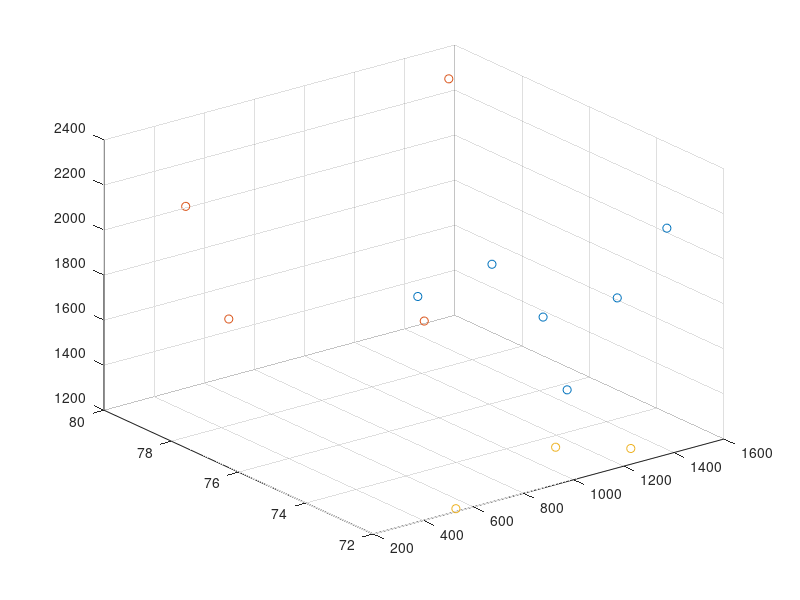
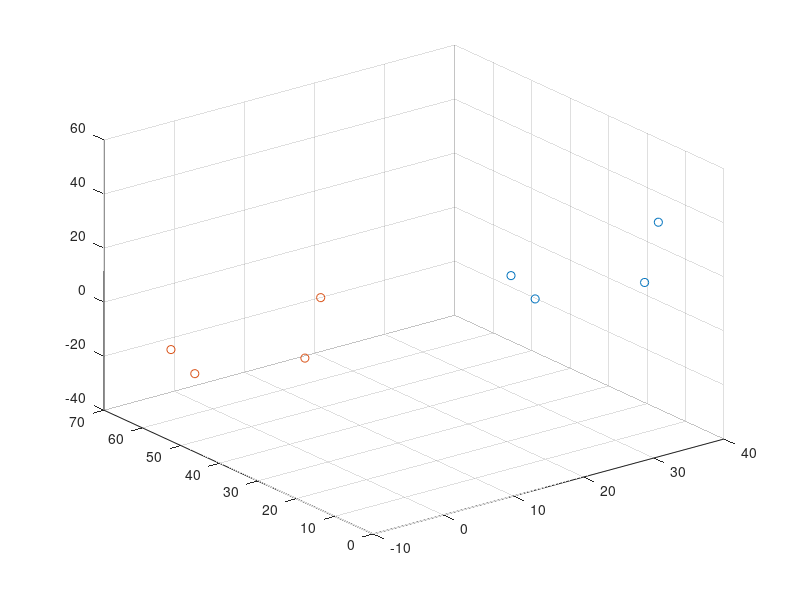
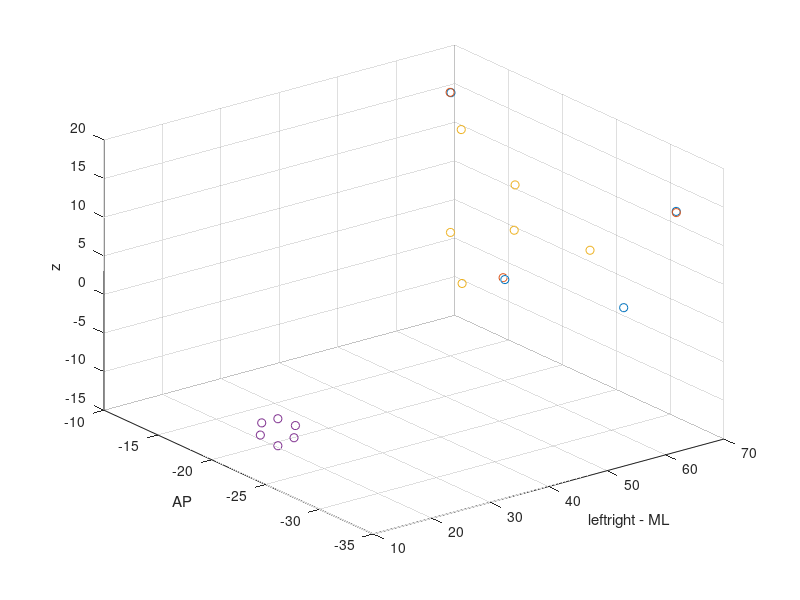

MATLAB code for these plots, in order:
%%%% microCT (micro photonics) coordinates

%based on micro photonics dataviewer coordinates, finding center of
%fiducial/well by eye:

%xyz are in pixel units, each pixel is 20 micron isotropic. 

fiducial_locations=[378,72,2201; 
                    674, 72, 2255;
                    1372, 72, 2205; %double check 72 vs 74
                    878, 72, 1959;
                    1174, 72, 1955;
                    974, 72, 1607];
                
added_fiducial_locations=[928,72,1366;%(CT only shows holes)   
                          1228,72,1270;
                          530,72,1213];              
                
well_locations = [526, 80, 2007;
                  1576, 80, 2257;
                  698, 80, 1455;
                  1478, 80, 1211]; %80-88 about equally likely for all wells. 

              
              %plot to confirm no blatant data entry errors
figure,
scatter3(fiducial_locations(:,1),fiducial_locations(:,2),fiducial_locations(:,3)); hold all;
scatter3(well_locations(:,1),well_locations(:,2),well_locations(:,3));
scatter3(added_fiducial_locations(:,1),added_fiducial_locations(:,2),added_fiducial_locations(:,3));


%compute some distances between points and compare to rough caliper measurement
norm(fiducial_locations(1,:)-fiducial_locations(2,:))*20 %6mm, correct
norm(fiducial_locations(2,:)-fiducial_locations(3,:))*20 %14mm, correct
norm(fiducial_locations(3,:)-fiducial_locations(4,:))*20 %11mm, correct
norm(fiducial_locations(4,:)-fiducial_locations(5,:))*20 %6mm, correct
norm(fiducial_locations(5,:)-fiducial_locations(6,:))*20 %8mm, correct




%compute distances in calibrated xray of fiducials



%find well locations [in mm] in MRI
%based on Atomo 220915, FIXED_PA and FIXED_AP, rotated and saved in /Users/alinapeter/Documents/Atomo_220915_rotated_welltargets
%locations in coordinates S, A, R
FIXED_PA_well_locations=[-3.79, -17.88, 63.74;
                          17.24, -13.12, 63.41;
                          -0.41 -29.12 63.78;
                          15.06 -33.96 63.53];
                      
FIXED_AP_well_locations=[-3.9, -17.8 63.9;
                         17.26 -13.2 63.34;
                         -0.55 -29.04 63.74;
                         15.09 -34.23 63.49]; %gretest difference is at 34 vs 33, but seems to be a real shift. 

MRI_well_locations=(FIXED_PA_well_locations+FIXED_AP_well_locations)./2;
MRI_well_locations=[MRI_well_locations(:,1) MRI_well_locations(:,3) MRI_well_locations(:,2)];
%check distances between MRI well locations similar to differences in
%CT/reality.
norm(MRI_well_locations(1,:)-MRI_well_locations(2,:)) %21.6, roughly correct
norm(MRI_well_locations(2,:)-MRI_well_locations(3,:)) %23.8, correct
norm(MRI_well_locations(3,:)-MRI_well_locations(4,:))  %16.3, roughly correct


 

%find amygdala top, bottom, center, M, L, and some blood vessel coordinates
%[in mm]

MRI_amy_locations=[-15 -20.5 20.4; %down - (:,1) is z
                    -13 -20.5 23.4; %left - 3 is 2 is x --> 1 make 3, 2 make 1, 3 make 2.
                   -13 -20.5 17.4;
                   -11.5 -20.5 20.4;
                   -13 -22 20.4;
                   -13 -19 20.4];

MRI_amy_locations=[MRI_amy_locations(:,1) MRI_amy_locations(:,3) MRI_amy_locations(:,2)];
              
%convert fiducial + well location to mm
well_locations_mm = well_locations*20; %from pixel to micron
well_locations_mm = well_locations_mm*0.001; %from micron to mm


fiducial_locations_mm=fiducial_locations*20*0.001;


%find vector to shift from MRI well location to fiducial well location
%based on each location separately, or minimizing all points


figure,
scatter3(well_locations_mm(:,1),well_locations_mm(:,2),well_locations_mm(:,3)); hold all;
scatter3(MRI_well_locations(:,1),MRI_well_locations(:,2),MRI_well_locations(:,3))



distances_x_range=range(well_locations_mm(:,1)-MRI_well_locations(:,1))
distances_y_range=range(well_locations_mm(:,2)-MRI_well_locations(:,2))
distances_z_range=range(well_locations_mm(:,3)-MRI_well_locations(:,3))
%about 0.3mm range on average, which should come entirely from MRI side. 
%todo also do a center detection on a fixed slice

distances_x=median(well_locations_mm(:,1)-MRI_well_locations(:,1))
distances_y=median(well_locations_mm(:,2)-MRI_well_locations(:,2))
distances_z=median(well_locations_mm(:,3)-MRI_well_locations(:,3))


%move CT into MRI space (translation)
well_locations_mm=[well_locations_mm(:,1)-distances_x well_locations_mm(:,2)-distances_y well_locations_mm(:,3)-distances_z];
fiducial_locations_mm=[fiducial_locations_mm(:,1)-distances_x fiducial_locations_mm(:,2)-distances_y fiducial_locations_mm(:,3)-distances_z];

%make x leftright, z updown, y frontback 2 3 1
well_locations_mm=[well_locations_mm(:,2) well_locations_mm(:,3) well_locations_mm(:,1)];
fiducial_locations_mm=[fiducial_locations_mm(:,2) fiducial_locations_mm(:,3) fiducial_locations_mm(:,1)];
MRI_well_locations=[MRI_well_locations(:,2) MRI_well_locations(:,3) MRI_well_locations(:,1)];
MRI_amy_locations=[MRI_amy_locations(:,2) MRI_amy_locations(:,3) MRI_amy_locations(:,1)];

%save('/Users/alinapeter/Documents/MatlabCode/microCT_fiducials_wells_xrayArm_MRI_Atomo_220915.mat','well_locations_mm','MRI_well_locations','fiducial_locations_mm','MRI_amy_locations')

%apply vector to amygdala targets etc. 
figure,
scatter3(well_locations_mm(:,1),well_locations_mm(:,2),well_locations_mm(:,3)); hold all;
scatter3(MRI_well_locations(:,1),MRI_well_locations(:,2),MRI_well_locations(:,3))
scatter3(fiducial_locations_mm(:,1),fiducial_locations_mm(:,2),fiducial_locations_mm(:,3))
scatter3(MRI_amy_locations(:,1),MRI_amy_locations(:,2),MRI_amy_locations(:,3))

xlabel('leftright - ML')
ylabel('AP')
zlabel('z')

